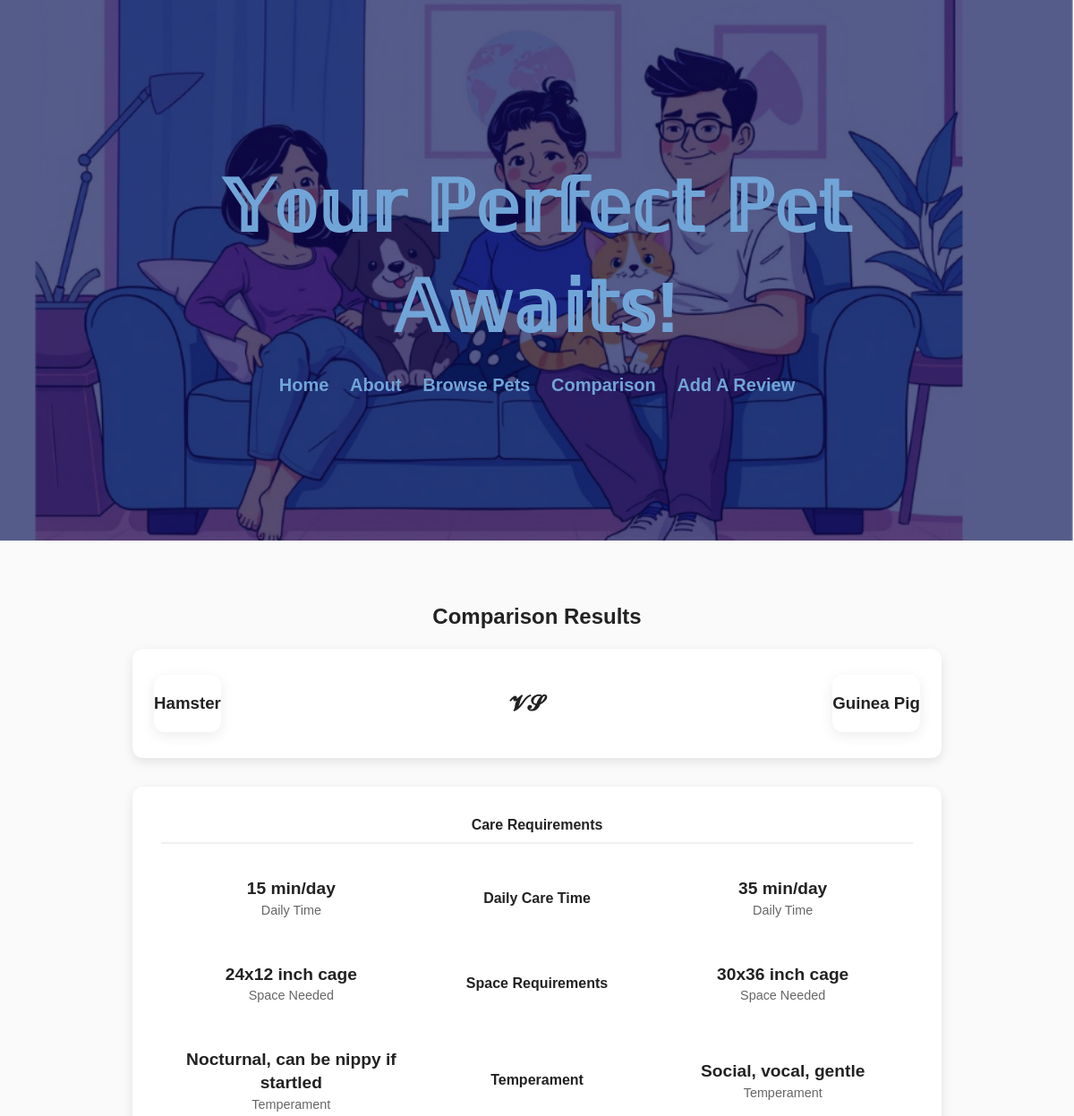
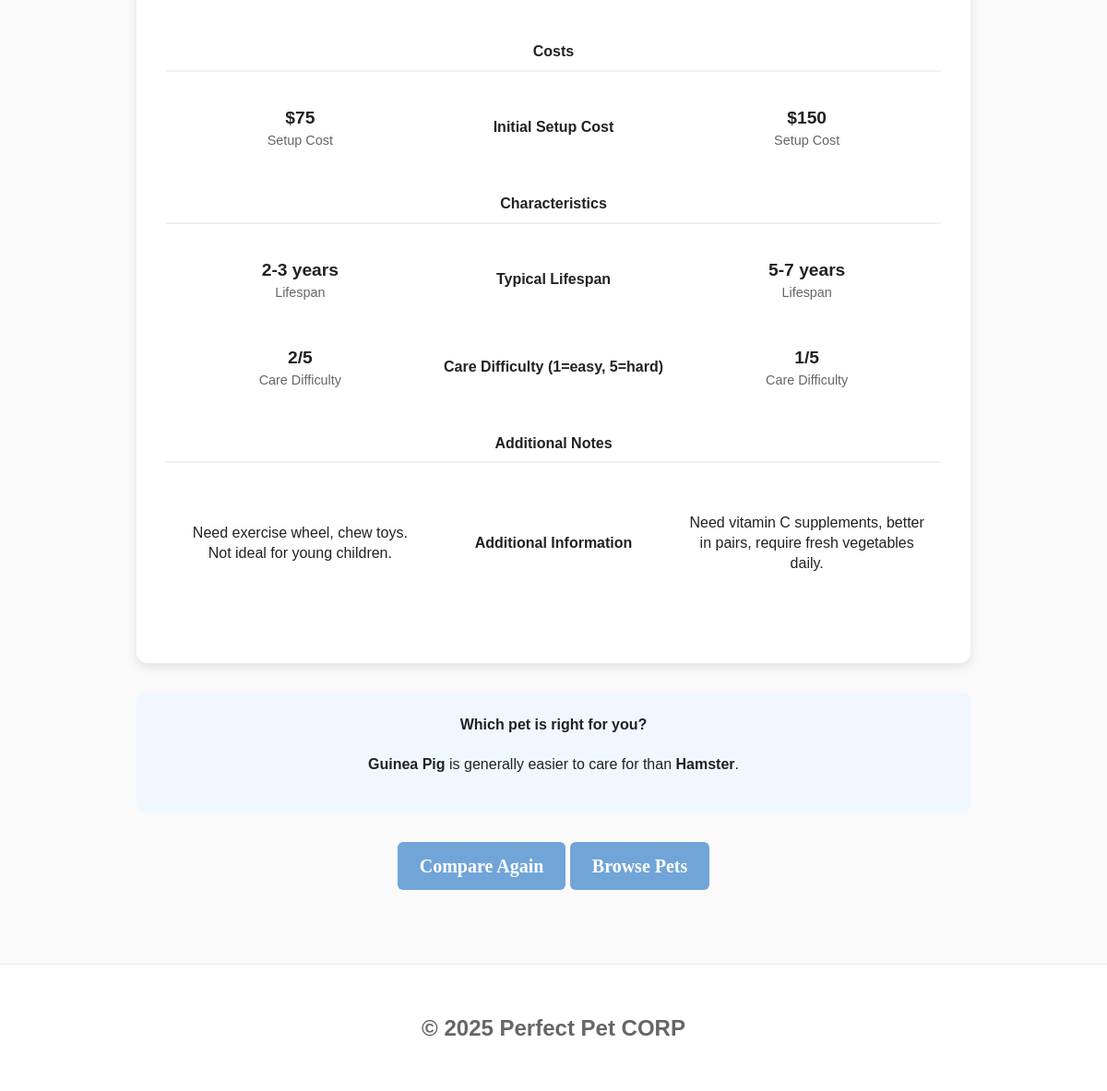
The app's page /comparison_results?first=Hamster&second=Guinea+Pig with its own data (2 pictures, top to bottom).
### tables this page shows
CREATE TABLE Pets (id INTEGER PRIMARY KEY AUTOINCREMENT, name TEXT NOT NULL, species_id INTEGER NOT NULL REFERENCES Species (id), lifespan TEXT (20), difficulty INTEGER, cost_setup INTEGER, daily_time_min INTEGER, space_required TEXT, temperament TEXT (20), notes TEXT (20));

### routes.py (the view)
@app.route('/comparison_results')
def comparison_results():
    first_name = request.args.get('first', '')
    second_name = request.args.get('second', '')
    if not first_name or not second_name or first_name == second_name:
        abort(404)
    conn = get_db()
    try:
        pet1 = conn.execute('''SELECT Pets.*,
                            Species.name AS species,
                            Species.description AS
                            species_desc
                            FROM Pets
                            JOIN Species
                            ON Pets.species_id = Species.id
                            WHERE Pets.name = ?''',
                            (first_name,)).fetchone()
        pet2 = conn.execute('''SELECT Pets.*,
                            Species.name AS species,
                            Species.description
                            AS species_desc
                            FROM Pets
                            JOIN Species ON Pets.species_id = Species.id
                            WHERE Pets.name = ?''',
                            (second_name,)).fetchone()
        if not pet1 or not pet2:
            not_found = []
            if not pet1:
                not_found.append(first_name)
            if not pet2:
                not_found.append(second_name)
        pet1_dict = dict(pet1)
        pet2_dict = dict(pet2)
        numeric_fields = ['cost_setup', 'daily_time_min', 'difficulty']
        for field in numeric_fields:
            if pet1_dict.get(field) is None:
                pet1_dict[field] = 0
            if pet2_dict.get(field) is None:
                pet2_dict[field] = 0
        return render_template('comparison_results.html',
                               pet1=pet1_dict, pet2=pet2_dict)
    except Exception as e:
        print("Error in comparison:", e)
        abort(404)
    finally:
        conn.close()

### templates/comparison_results.html (shortened to what this page needs)
{% extends "layout.html" %}
{% block content %}
<div class="comparison-results">
    <h2>Comparison Results</h2>
    <div class="pets-comparing">
        <div class="pet-card">
            <h3>{{ pet1.name }}</h3>
        </div>
        <div class="vs-text"><h2>𝓥𝓢</h2></div>
        <div class="pet-card">
            <h3>{{ pet2.name }}</h3>
        </div>
    </div>
    <div class="comparison-details">
        <div class="comparison-category">
            <h4>Care Requirements</h4>
            <div class="comparison-row">
                <div class="comparison-item">
                    <span class="value">{{ pet1.daily_time_min if pet1.daily_time_min else 'Unknown' }} min/day</span>
                    <span class="label">Daily Time</span>
                </div>
                <div class="comparison-metric">Daily Care Time</div>
                <div class="comparison-item">
                    <span class="value">{{ pet2.daily_time_min if pet2.daily_time_min else 'Unknown' }} min/day</span>
                    <span class="label">Daily Time</span>
                </div>
            </div>
            <div class="comparison-row">
                <div class="comparison-item">
                    <span class="value">{{ pet1.space_required if pet1.space_required else 'Unknown' }}</span>
                    <span class="label">Space Needed</span>
                </div>
                <div class="comparison-metric">Space Requirements</div>
                <div class="comparison-item">
                    <span class="value">{{ pet2.space_required if pet2.space_required else 'Unknown' }}</span>
                    <span class="label">Space Needed</span>
                </div>
            </div>
            <div class="comparison-row">
                <div class="comparison-item">
                    <span class="value">{{ pet1.temperament if pet1.temperament else 'Unknown' }}</span>
                    <span class="label">Temperament</span>
                </div>
                <div class="comparison-metric">Temperament</div>
                <div class="comparison-item">
                    <span class="value">{{ pet2.temperament if pet2.temperament else 'Unknown' }}</span>
                    <span class="label">Temperament</span>
                </div>
            </div>
        </div>
        <div class="comparison-category">
            <h4>Costs</h4>
            <div class="comparison-row">
                <div class="comparison-item">
                    <span class="value">${{ pet1.cost_setup if pet1.cost_setup else 'Unknown' }}</span>
                    <span class="label">Setup Cost</span>
                </div>
                <div class="comparison-metric">Initial Setup Cost</div>
                <div class="comparison-item">
                    <span class="value">${{ pet2.cost_setup if pet2.cost_setup else 'Unknown' }}</span>
                    <span class="label">Setup Cost</span>
                </div>
            </div>
        </div>
        <div class="comparison-category">
            <h4>Characteristics</h4>
            <div class="comparison-row">
                <div class="comparison-item">
                    <span class="value">{{ pet1.lifespan if pet1.lifespan else 'Unknown' }}</span>
                    <span class="label">Lifespan</span>
                </div>
                <div class="comparison-metric">Typical Lifespan</div>
                <div class="comparison-item">
                    <span class="value">{{ pet2.lifespan if pet2.lifespan else 'Unknown' }}</span>
                    <span class="label">Lifespan</span>
                </div>
            </div>
            <div class="comparison-row">
                <div class="comparison-item">
                    <span class="value">{{ pet1.difficulty if pet1.difficulty else 'Unknown' }}/5</span>
                    <span class="label">Care Difficulty</span>
                </div>
                <div class="comparison-metric">Care Difficulty (1=easy, 5=hard)</div>
                <div class="comparison-item">
                    <span class="value">{{ pet2.difficulty if pet2.difficulty else 'Unknown' }}/5</span>
                    <span class="label">Care Difficulty</span>
                </div>
            </div>
        </div>
        {% if pet1.notes or pet2.notes %}
        <div class="comparison-category">
            <h4>Additional Notes</h4>
            <div class="comparison-row">
                <div class="comparison-item full-width">
                    <p>{{ pet1.notes if pet1.notes else 'No additional notes' }}</p>
                </div>
                <div class="comparison-metric">Additional Information</div>
                <div class="comparison-item full-width">
                    <p>{{ pet2.notes if pet2.notes else 'No additional notes' }}</p>
                </div>
            </div>
        </div>
        {% endif %}
    </div>
    <div class="comparison-verdict">
        <h4>Which pet is right for you?</h4>
        <p>
            {% if pet1.difficulty and pet2.difficulty %}
                {% if pet1.difficulty < pet2.difficulty %}
                    <strong>{{ pet1.name }}</strong> is generally easier to care for than <strong>{{ pet2.name }}</strong>.
                {% elif pet1.difficulty > pet2.difficulty %}
                    <strong>{{ pet2.name }}</strong> is generally easier to care for than <strong>{{ pet1.name }}</strong>.
                {% else %}
                    Both pets have similar care difficulty levels.
                {% endif %}
            {% else %}
                Consider your available time, space, and budget when choosing between these pets.
            {% endif %}
        </p>
    </div>
    <div class="action-buttons">
        <a href="/compare" class="btn-secondary">Compare Again</a>
        <a href="/browse" class="btn-primary">Browse Pets</a>
    </div>
</div>
{% endblock %}

### static/css/style.css (style rules this page uses)
:root { --muted: #666; --bg: #fafafa; }
.pet-card { background: white; border-radius: 12px; overflow: hidden; box-shadow: 0 4px 15px rgba(0,0,0,0.08); transition: transform 0.3s ease; }
* { box-sizing: border-box; }
body { font-family: Arial, Helvetica, sans-serif; margin: 0; background: var(--bg); color: #222; line-height: 1.4; }
.btn-primary, .btn-secondary { padding: 0.75rem 1.5rem; border-radius: 6px; text-decoration: none; font-weight: bold; display: inline-block; color: white; font-family: 'Merienda', cursive; font-size: 20px; background-color: #71a5d8; }
.comparison-results { max-width: 1000px; margin: 0 auto; padding: 2rem; }
.pets-comparing { display: flex; align-items: center; justify-content: space-between; margin-bottom: 2rem; background: white; padding: 1.5rem; border-radius: 12px; box-shadow: 0 4px 12px rgba(0,0,0,0.1); }
.comparison-details { background: white; padding: 2rem; border-radius: 12px; box-shadow: 0 4px 12px rgba(0,0,0,0.1); margin-bottom: 2rem; }
.comparison-category { margin-bottom: 2rem; }
.comparison-category h4 { border-bottom: 2px solid #f0f0f0; padding-bottom: 0.5rem; margin-top: 0; color: var(--accent); }
.comparison-row { display: flex; align-items: center; margin: 1rem 0; }
.comparison-item { flex: 1; text-align: center; padding: 1rem; }
.comparison-item .value { display: block; font-size: 1.2rem; font-weight: bold; color: var(--accent); }
.comparison-item .label { display: block; color: var(--muted); font-size: 0.9rem; }
.comparison-metric { flex: 1; text-align: center; font-weight: bold; color: var(--text); }
.comparison-verdict { background: #f0f7ff; padding: 1.5rem; border-radius: 8px; margin-bottom: 2rem; border-left: 4px solid var(--accent); }
.comparison-verdict h4 { margin-top: 0; color: var(--accent); }

### records on screen
Pets: name "Hamster", daily_time_min "15", space_required "24x12 inch cage", temperament "Nocturnal, can be nippy if startled", cost_setup "75", lifespan "2-3 years", difficulty "2", notes "Need exercise wheel, chew toys. Not ideal for young children."
Pets: name "Guinea Pig", daily_time_min "35", space_required "30x36 inch cage", temperament "Social, vocal, gentle", cost_setup "150", lifespan "5-7 years", difficulty "1", notes "Need vitamin C supplements, better in pairs, require fresh vegetables daily."
